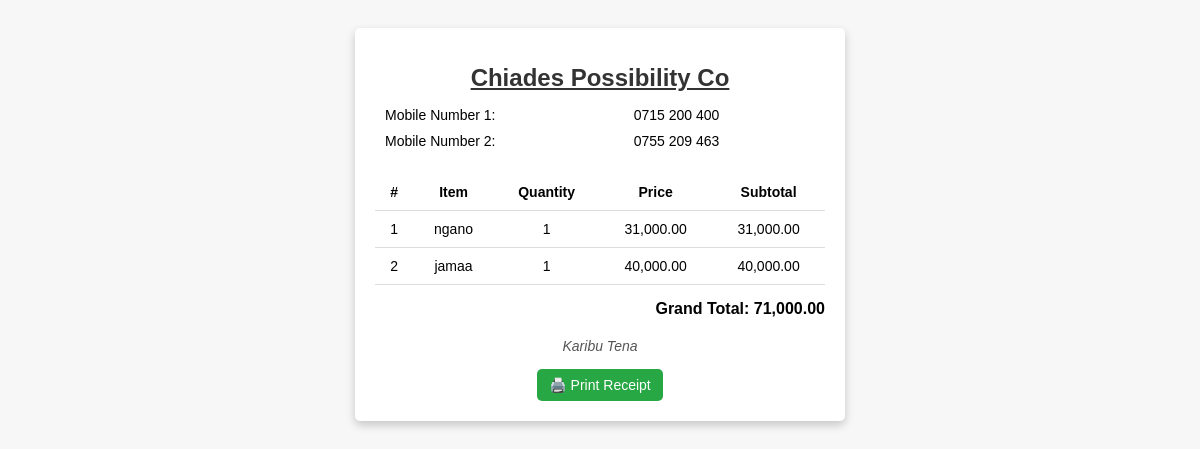
/view-order.php?order_id=140 (signed in), run on the app's committed database.
### tables this page shows
CREATE TABLE `order_items` (
  `item_id` int(11) NOT NULL,
  `order_id` int(11) NOT NULL,
  `product_id` int(11) NOT NULL,
  `created_by` int(100) DEFAULT NULL,
  `company_id` int(100) DEFAULT NULL,
  `name` varchar(50) NOT NULL,
  `sold_in` varchar(20) DEFAULT NULL,
  `quantity` int(11) NOT NULL,
  `status` enum('created','sent','delivered','cancelled') DEFAULT 'created',
  `buying_price` decimal(10,2) NOT NULL,
  `selling_price` decimal(10,2) NOT NULL,
  `sum` decimal(10,2) NOT NULL
);

CREATE TABLE `orders` (
  `order_id` int(11) NOT NULL,
  `orderNo` varchar(255) DEFAULT NULL,
  `company_id` int(100) NOT NULL,
  `created_by` int(100) NOT NULL,
  `total` decimal(10,2) NOT NULL,
  `time` datetime DEFAULT current_timestamp(),
  `status` enum('created','sent','delivered','cancelled') DEFAULT 'created',
  `customer_name` varchar(255) NOT NULL,
  `profit` decimal(10,2) NOT NULL
);

### view-order.php (the view, shortened to what this page needs)
<?php
include('db_connection.php');
$order_id = $_GET['order_id'];
$queryOrderDetails = "SELECT * FROM orders WHERE order_id = $order_id";
$resultOrderDetails = mysqli_query($conn, $queryOrderDetails);
$orderDetails = mysqli_fetch_assoc($resultOrderDetails);
$grandTotal = $orderDetails['total'] ?? 0;
$queryOrderItems = "SELECT * FROM order_items WHERE order_id = $order_id";
$resultOrderItems = mysqli_query($conn, $queryOrderItems);
?>
<!DOCTYPE html>
<html lang="en">
<head>
    <link rel="stylesheet" href="css/view-order.css">
</head>
<body>
<div class="receipt-container">
    <h1 class="company-name">Chiades Possibility Co</h1>
    <table class="contact-table">
        <tr>
            <td>Mobile Number 1:</td>
            <td>0715 200 400</td>
        </tr>
        <tr>
            <td>Mobile Number 2:</td>
            <td>0755 209 463</td>
        </tr>
    </table>
    <div class="order-items">
        <?php if (mysqli_num_rows($resultOrderItems) > 0): ?>
            <table class="items-table">
                <thead>
                    <tr>
                        <th>#</th>
                        <th>Item</th>
                        <th>Quantity</th>
                        <th>Price</th>
                        <th>Subtotal</th>
                    </tr>
                </thead>
                <tbody>
                    <?php
                    $sn = 1;
                    while ($item = mysqli_fetch_assoc($resultOrderItems)):
                        $subtotal = $item['quantity'] * $item['selling_price'];
                    ?>
                    <tr>
                        <td><?php echo $sn++; ?></td>
                        <td><?php echo $item['name']; ?></td>
                        <td><?php echo $item['quantity']; ?></td>
                        <td><?php echo number_format($item['selling_price'], 2); ?></td>
                        <td><?php echo number_format($subtotal, 2); ?></td>
                    </tr>
                    <?php endwhile; ?>
                </tbody>
            </table>
            <div class="total-price">Grand Total: <strong><?php echo number_format($grandTotal, 2); ?></strong></div>
        <?php else: ?>
            <p>No items found for this order.</p>
        <?php endif; ?>
    </div>
    <div class="thank-you">Karibu Tena</div>
    <button class="print-btn" onclick="window.print()">🖨️ Print Receipt</button>
</div>
</body>
</html>

### css/view-order.css (style rules this page uses)
body { font-family: Arial, sans-serif; background-color: rgb(247, 247, 247); display: flex; justify-content: center; padding: 20px; }
.receipt-container { width: 450px; background-color: #fff; padding: 20px; box-shadow: 0px 4px 10px rgba(0, 0, 0, 0.2); border-radius: 5px; text-align: center; }
.company-name { font-size: 24px; font-weight: bold; color: #333; text-decoration: underline; margin-bottom: 10px; }
.contact-table { width: 100%; margin-bottom: 20px; font-size: 14px; border-collapse: collapse; }
.contact-table td { padding: 5px 10px; text-align: left; }
.order-items { margin-top: 20px; }
.items-table { width: 100%; border-collapse: collapse; margin-bottom: 15px; font-size: 14px; }
.items-table th, .items-table td { padding: 10px; border-bottom: 1px solid #ddd; }
.total-price { font-size: 16px; font-weight: bold; text-align: right; margin-top: 15px; }
.thank-you { margin-top: 20px; font-size: 14px; font-style: italic; color: #555; }
.print-btn { margin-top: 15px; padding: 8px 12px; font-size: 14px; background-color: #28a745; color: #fff; border: none; border-radius: 5px; cursor: pointer; }

### data on the page
order_items: name "ngano", quantity "1", selling_price "31,000.00", subtotal "31,000.00"
order_items: name "jamaa", quantity "1", selling_price "40,000.00", subtotal "40,000.00"
orders: total "71,000.00"
